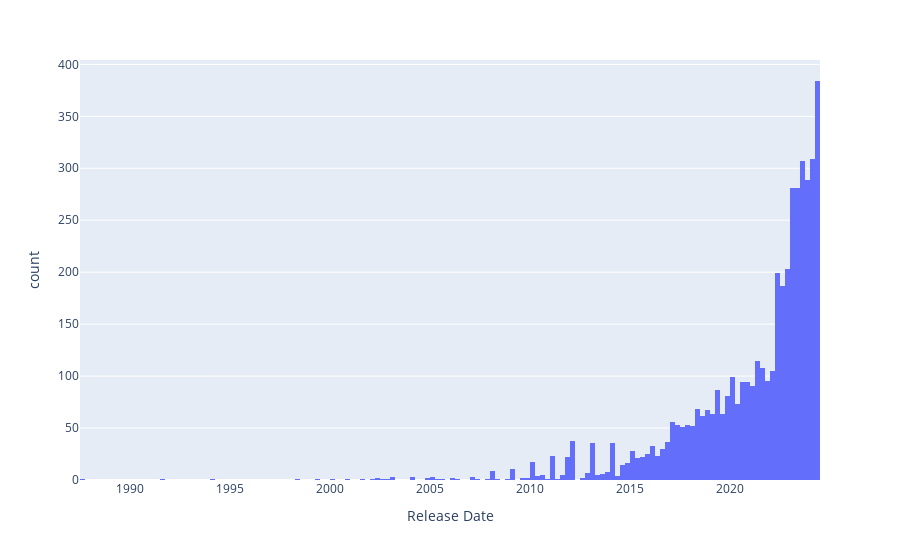

The notebook cell this image was saved under:
### Code cell
px.histogram(df, x='Release Date')

### Figure 1 — Plotly figure (JSON) as saved in the notebook; plotly's stock layout.template omitted (floating-point values rounded to 4 significant figures; data arrays with more than 128 entries replaced by an {"elided": "..."} marker saying what was removed)
{"data": [{"alignmentgroup": "True", "bingroup": "x", "hovertemplate": "Release Date=%{x}<br>count=%{y}<extra></extra>", "legendgroup": "", "marker": {"color": "#636efa", "pattern": {"shape": ""}}, "name": "", "offsetgroup": "", "orientation": "v", "showlegend": false, "type": "histogram", "x": {"elided": "4600 str values"}, "xaxis": "x", "yaxis": "y"}], "layout": {"barmode": "relative", "legend": {"tracegroupgap": 0}, "margin": {"t": 60}, "xaxis": {"anchor": "y", "domain": [0, 1], "title": {"text": "Release Date"}}, "yaxis": {"anchor": "x", "domain": [0, 1], "title": {"text": "count"}}}}
